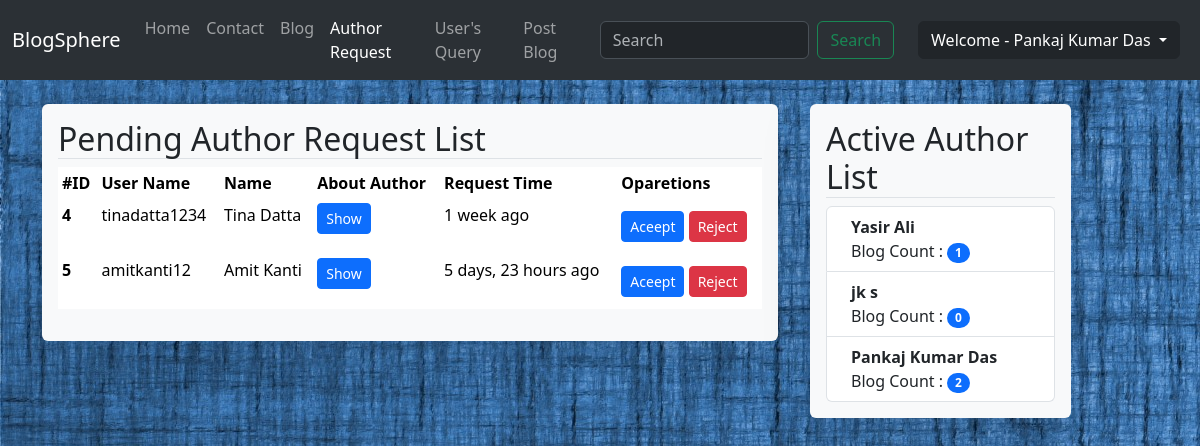
Screenshot of /author_request_handle/ (signed in) with the database file from the repository.
### home/models.py (models this page shows, shortened)
class AuthorRequest(models.Model):
    CATEGORY_CHOICES = [
        ('Pending', 'Pending'),
        ('Accepted', 'Accepted'),
        ('Rejected', 'Rejected'),
    ]
    ar_no = models.AutoField(primary_key=True)
    user = models.ForeignKey(User, on_delete=models.CASCADE)
    about_author = models.TextField()
    timestamp = models.DateTimeField(auto_now_add=True)
    status = models.CharField(max_length=50, choices=CATEGORY_CHOICES)
    reject_reason = models.TextField(blank=True)

### blog/models.py (models this page shows, shortened)
class Post(models.Model):
    CATEGORY_CHOICES = [
        ('Tech', 'Tech'),
        ('Life Style', 'Life Style'),
        ('Fitness Focus', 'Fitness Focus'),
        ('Bookworm Corner', 'Bookworm Corner'),
        ('Digital Insights', 'Digital Insights'),
        ('Creative Crafts', 'Creative Crafts'),
        ('Travel Tales', 'Travel Tales'),
        ('Inspirational Stories ', 'Inspirational Stories')
    ]
    pno = models.AutoField(primary_key=True)
    title = models.CharField(max_length=150)
    author = models.CharField(max_length=100)
    user = models.ForeignKey(User, on_delete=models.CASCADE)
    category = models.CharField(max_length=100, blank=True, choices=CATEGORY_CHOICES)
    slug = models.CharField(max_length=700, blank=True, null=True)
    timestamp = models.DateField(auto_now_add=True)
    content = models.TextField()
    summary = models.TextField()
    image = models.ImageField(upload_to="blog/images", default="")
    last_edit = models.DateTimeField(blank=True, null=True)

### home/views.py (the view)
# urls.py: path('author_request_handle/', views.author_request_handle, name="AuthorRequestHandle"),
@login_required(login_url="/")
def author_request_handle(request):
    if request.user.is_superuser:
        all_author_request = AuthorRequest.objects.filter(status="Pending")
        author_list = UserProfile.objects.filter(is_author=True)
        print(author_list)
        author_blog_count = []
        for i in author_list:
            blog_count = Post.objects.filter(user=i.user).count()
            author_blog_count.append([f"{i.user.first_name} {i.user.last_name}", blog_count])
        return render(request, "home/author_request_handle.html",
                      {'author_requests': all_author_request, 'author_blog_count': author_blog_count})
    else:
        messages.error(request, "You Are Not Allowed To Visit This Page.")
        return HttpResponseRedirect(request.META.get('HTTP_REFERER'))

### home/models.py (called while the page is built)
    def __str__(self):
        return f"Profile ID-{self.up_no} UserName-{self.user.username} Is_Author-{self.is_author}"

### templates/home/author_request_handle.html (shortened to what this page needs)
{% extends 'base.html' %}
{% block superactive %} active {% endblock %}
{% load humanize %}
{% load static %}
{% block body %}
    <div class="container my-4">
        <div class="row">
            <div class="col-md-8">
                <div class="shadow-lg p-3 mb-5 bg-body-tertiary rounded">
                    <h2 class="border-bottom">Pending Author Request List</h2>
                    {% if author_requests %}
                        <table class="table table-hover table-borderless table-sm ">
                            <thead>
                                <tr>
                                    <th scope="col">#ID</th>
                                    <th scope="col">User Name</th>
                                    <th scope="col">Name</th>
                                    <th scope="col">About Author</th>
                                    <th scope="col">Request Time</th>
                                    <th scope="col">Oparetions</th>
                                </tr>
                            </thead>
                            <tbody class="table-group-divider">
                                {% for author_request in author_requests %}
                                    <tr>
                                        <th scope="row">{{author_request.ar_no}}</th>
                                        <td>{{author_request.user.username}}</td>
                                        <td>{{author_request.user.first_name}} {{author_request.user.last_name}}</td>
                                        <td><button class="btn btn-primary btn-sm" data-bs-toggle="modal"
                                            data-bs-target="#staticBackdrop-about-author-{{author_request.ar_no}}">Show</button></td>
                                        <td>{{author_request.timestamp|naturaltime}}</td>
                                        <td><button class="btn btn-primary btn-sm my-2"
                                            data-bs-toggle="modal" data-bs-target="#staticBackdrop-accept-{{author_request.ar_no}}">Aceept</button> <button class="btn btn-danger btn-sm" data-bs-toggle="modal"
                                            data-bs-target="#staticBackdrop-reject-{{author_request.ar_no}}">Reject</button></td>
                                    </tr>
                                    <div class="modal fade" id="staticBackdrop-accept-{{author_request.ar_no}}" data-bs-backdrop="static"
                                        data-bs-keyboard="false" tabindex="-1" aria-labelledby="staticBackdrop-accept-{{author_request.ar_no}}"
                                        aria-hidden="true">
                                {% endfor %}
                            </tbody>
                        </table>
                    {% else %}
                        <div class="alert alert-warning" role="alert">
                            No, Pending Author Reuests.
                        </div>
                    {% endif %}
                </div>
            </div>
            <div class="col-md-3 mx-2 ">
                <div class="shadow-lg p-3 mb-5 bg-body-tertiary rounded">
                    <h2 class="border-bottom">Active Author List</h2>
                    <ul class="list-group">
                        {% for author in author_blog_count %}
                            <li class="list-group-item d-flex justify-content-between align-items-start">
                                <div class="ms-2 me-auto">
                                    <div class="fw-bold">{{ author.0 }}</div>
                                    Blog Count :  <span class="badge text-bg-primary rounded-pill">{{author.1}}</span>
                                </div>
                            </li>
                        {% endfor %}
                    </ul>
                </div>
            </div>
        </div>
    </div>
{% endblock %}

### templates/base.html (shortened to what this page needs)
<!doctype html>
<html lang="en">
<head>
    {% load static %}
    <link rel="stylesheet" href="https://use.fontawesome.com/releases/v5.7.2/css/all.css"
 />
    <link href="https://cdn.jsdelivr.net/npm/bootstrap@5.3.3/dist/css/bootstrap.min.css" rel="stylesheet"
>
</head>
<body >
    <nav class="navbar navbar-expand-lg bg-primary bg-body-tertiary sticky-top" data-bs-theme="dark">
        <div class="container-fluid">
            <a class="navbar-brand" href="/">BlogSphere</a>
            <div class="collapse navbar-collapse" id="navbarSupportedContent">
                <ul class="navbar-nav me-auto mb-2 mb-lg-0">
                    <li class="nav-item">
                        <a class="nav-link {% block homeactive  %}{% endblock %}" aria-current="page" href="/">Home</a>
                    </li>
                    <li class="nav-item">
                        <a class="nav-link {% block contactactive  %}{% endblock %} " href="/contact">Contact</a>
                    </li>
                    <li class="nav-item">
                        <a class="nav-link {% block blogactive  %}{% endblock %}" href="/blog">Blog</a>
                    </li>
                    {% if user.is_authenticated %}
                    {% if user.is_superuser %}
                    <li class="nav-item">
                        <a class="nav-link {% block superactive  %}{% endblock %}" href="/author_request_handle">Author Request</a>
                    </li>
                    <li class="nav-item">
                        <a class="nav-link {% block userqueryactive  %}{% endblock %}" href="/users_query">User's Query</a>
                    </li>
                    {% endif %}
                    {% if request.session.is_author %}
                    <li class="nav-item">
                        <a class="nav-link {% block postblogactive  %}{% endblock %}" href="/blog/postblog/">Post Blog</a>
                    </li>
                    {% endif %}
                    {% endif %}
                </ul>
                <form method="get" action="/search/" class="d-flex mx-3" role="search">
                    <input class="form-control me-2" name="query" id="query" type="search" placeholder="Search"
                        aria-label="Search">
                    <button class="btn btn-outline-success" type="submit">Search</button>
                </form>
                {% if user.is_authenticated %}
                <div class="mx-2" id="navbarNavDarkDropdown">
                    <ul class="navbar-nav">
                        <li class="nav-item dropdown">
                            <button class="btn btn-dark dropdown-toggle" data-bs-toggle="dropdown"
                                aria-expanded="false">
                                Welcome - {{user.first_name}} {{user.last_name}}
                            </button>
                        </li>
                    </ul>
                </div>
                {% endif %}
            </div>
        </div>
    </nav>
    {% block body %} {% endblock %}
</body>
</html>

### rows the page displays
AuthorRequest: ar_no "4", user.username "tinadatta1234", user.first_name "Tina", user.last_name "Datta", timestamp "1 week ago"
AuthorRequest: ar_no "5", user.username "amitkanti12", user.first_name "Amit", user.last_name "Kanti", timestamp "5 days, 23 hours ago"
Post: author "Pankaj Kumar Das", pno "2"

### other values shown
{{ user.first_name }} "Pankaj Kumar"
{{ user.last_name }} "Das"
{{ author.0 }} "Yasir Ali" "jk s"
{{ author.1 }} "1" "0"
